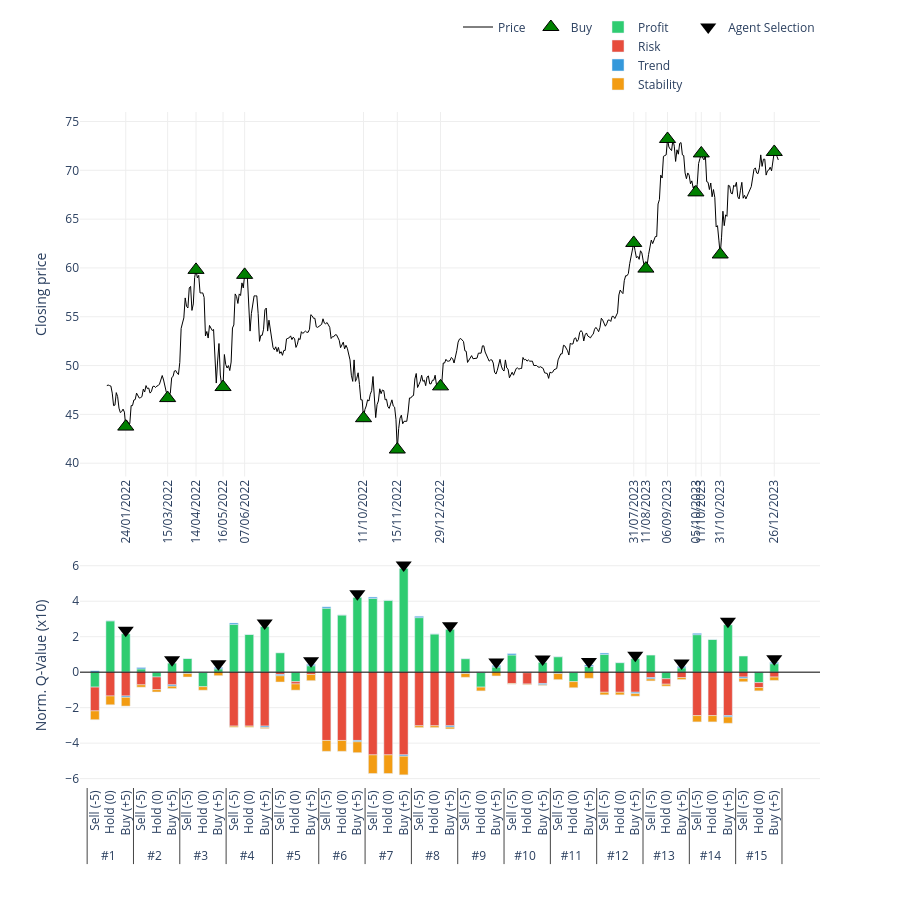

The notebook cell saved with this chart:
### Code cell
# 2. Gọi hàm vẽ (Truyền đúng tên biến vào)
plot_agent_reasoning_minimalist(
    ticker='FPT',                    # Tên mã cổ phiếu hiển thị trên tiêu đề
    df_price=df_processed_test_FPT,  # Dữ liệu giá
    actions=actions_FPT,             # Hành động thực tế
    q_history=q_values_history_FPT,      # Lịch sử Q-value (Input quan trọng)
    critical_indices=index_list_FPT,     # Danh sách các điểm cần vẽ
    scale=10                       # Thang đo hiển thị (để cột cao khoảng 50 đơn vị cho đẹp)
)

### Figure 1 — Plotly figure (JSON) as saved in the notebook; plotly's stock layout.template omitted (floating-point values rounded to 4 significant figures; data arrays with more than 128 entries replaced by an {"elided": "..."} marker saying what was removed)
{"data": [{"hoverinfo": "x+y", "line": {"color": "black", "width": 1}, "mode": "lines", "name": "Price", "type": "scatter", "x": {"elided": "498 str values"}, "xaxis": "x", "y": {"elided": "498 float values"}, "yaxis": "y"}, {"marker": {"color": "green", "line": {"color": "black", "width": 1}, "size": 14, "symbol": "triangle-up"}, "mode": "markers", "name": "Buy", "type": "scatter", "x": ["24/01/2022", "15/03/2022", "14/04/2022", "16/05/2022", "07/06/2022", "11/10/2022", "15/11/2022", "29/12/2022", "31/07/2023", "11/08/2023", "06/09/2023", "05/10/2023", "11/10/2023", "31/10/2023", "26/12/2023"], "xaxis": "x", "y": [43.75, 46.67, 59.8, 47.8, 59.29, 44.61, 41.4, 47.87, 62.56, 59.93, 73.21, 67.74, 71.73, 61.38, 71.88], "yaxis": "y"}, {"marker": {"color": "red", "line": {"color": "black", "width": 1}, "size": 14, "symbol": "triangle-down"}, "mode": "markers", "name": "Sell", "type": "scatter", "x": [], "xaxis": "x", "y": [], "yaxis": "y"}, {"marker": {"color": "#f1c40f", "line": {"color": "black", "width": 1}, "size": 10, "symbol": "circle"}, "mode": "markers", "name": "Hold", "type": "scatter", "x": [], "xaxis": "x", "y": [], "yaxis": "y"}, {"legendgroup": "comp", "marker": {"color": "#2ecc71"}, "name": "Profit", "type": "bar", "x": [["#1", "#1", "#1", "#2", "#2", "#2", "#3", "#3", "#3", "#4", "#4", "#4", "#5", "#5", "#5", "#6", "#6", "#6", "#7", "#7", "#7", "#8", "#8", "#8", "#9", "#9", "#9", "#10", "#10", "#10", "#11", "#11", "#11", "#12", "#12", "#12", "#13", "#13", "#13", "#14", "#14", "#14", "#15", "#15", "#15"], ["Sell (-5)", "Hold (0)", "Buy (+5)", "Sell (-5)", "Hold (0)", "Buy (+5)", "Sell (-5)", "Hold (0)", "Buy (+5)", "Sell (-5)", "Hold (0)", "Buy (+5)", "Sell (-5)", "Hold (0)", "Buy (+5)", "Sell (-5)", "Hold (0)", "Buy (+5)", "Sell (-5)", "Hold (0)", "Buy (+5)", "Sell (-5)", "Hold (0)", "Buy (+5)", "Sell (-5)", "Hold (0)", "Buy (+5)", "Sell (-5)", "Hold (0)", "Buy (+5)", "Sell (-5)", "Hold (0)", "Buy (+5)", "Sell (-5)", "Hold (0)", "Buy (+5)", "Sell (-5)", "Hold (0)", "Buy (+5)", "Sell (-5)", "Hold (0)", "Buy (+5)", "Sell (-5)", "Hold (0)", "Buy (+5)"]], "xaxis": "x2", "y": [-0.8416, 2.897, 2.163, 0.1856, -0.2706, 0.5072, 0.773, -0.8192, 0.1957, 2.697, 2.129, 2.568, 1.089, -0.5342, 0.3639, 3.607, 3.226, 4.216, 4.157, 4.055, 5.847, 3.075, 2.156, 2.413, 0.7649, -0.8426, 0.3041, 0.9688, -0.03055, 0.5477, 0.874, -0.5329, 0.3285, 1.0, 0.5402, 0.7575, 0.9629, -0.3719, 0.2447, 2.115, 1.847, 2.669, 0.9097, -0.5879, 0.479], "yaxis": "y2"}, {"legendgroup": "comp", "marker": {"color": "#e74c3c"}, "name": "Risk", "type": "bar", "x": [["#1", "#1", "#1", "#2", "#2", "#2", "#3", "#3", "#3", "#4", "#4", "#4", "#5", "#5", "#5", "#6", "#6", "#6", "#7", "#7", "#7", "#8", "#8", "#8", "#9", "#9", "#9", "#10", "#10", "#10", "#11", "#11", "#11", "#12", "#12", "#12", "#13", "#13", "#13", "#14", "#14", "#14", "#15", "#15", "#15"], ["Sell (-5)", "Hold (0)", "Buy (+5)", "Sell (-5)", "Hold (0)", "Buy (+5)", "Sell (-5)", "Hold (0)", "Buy (+5)", "Sell (-5)", "Hold (0)", "Buy (+5)", "Sell (-5)", "Hold (0)", "Buy (+5)", "Sell (-5)", "Hold (0)", "Buy (+5)", "Sell (-5)", "Hold (0)", "Buy (+5)", "Sell (-5)", "Hold (0)", "Buy (+5)", "Sell (-5)", "Hold (0)", "Buy (+5)", "Sell (-5)", "Hold (0)", "Buy (+5)", "Sell (-5)", "Hold (0)", "Buy (+5)", "Sell (-5)", "Hold (0)", "Buy (+5)", "Sell (-5)", "Hold (0)", "Buy (+5)", "Sell (-5)", "Hold (0)", "Buy (+5)", "Sell (-5)", "Hold (0)", "Buy (+5)"]], "xaxis": "x2", "y": [-1.342, -1.342, -1.342, -0.7147, -0.7147, -0.7147, 0, 0, 0, -3.041, -3.041, -3.041, -0.1292, -0.1292, -0.1292, -3.85, -3.85, -3.85, -4.663, -4.663, -4.663, -3.023, -3.023, -3.023, 0, 0, 0, -0.6371, -0.6371, -0.6371, 0, 0, 0, -1.132, -1.132, -1.132, -0.3064, -0.3064, -0.3064, -2.449, -2.449, -2.449, -0.2753, -0.2753, -0.2753], "yaxis": "y2"}, {"legendgroup": "comp", "marker": {"color": "#3498db"}, "name": "Trend", "type": "bar", "x": [["#1", "#1", "#1", "#2", "#2", "#2", "#3", "#3", "#3", "#4", "#4", "#4", "#5", "#5", "#5", "#6", "#6", "#6", "#7", "#7", "#7", "#8", "#8", "#8", "#9", "#9", "#9", "#10", "#10", "#10", "#11", "#11", "#11", "#12", "#12", "#12", "#13", "#13", "#13", "#14", "#14", "#14", "#15", "#15", "#15"], ["Sell (-5)", "Hold (0)", "Buy (+5)", "Sell (-5)", "Hold (0)", "Buy (+5)", "Sell (-5)", "Hold (0)", "Buy (+5)", "Sell (-5)", "Hold (0)", "Buy (+5)", "Sell (-5)", "Hold (0)", "Buy (+5)", "Sell (-5)", "Hold (0)", "Buy (+5)", "Sell (-5)", "Hold (0)", "Buy (+5)", "Sell (-5)", "Hold (0)", "Buy (+5)", "Sell (-5)", "Hold (0)", "Buy (+5)", "Sell (-5)", "Hold (0)", "Buy (+5)", "Sell (-5)", "Hold (0)", "Buy (+5)", "Sell (-5)", "Hold (0)", "Buy (+5)", "Sell (-5)", "Hold (0)", "Buy (+5)", "Sell (-5)", "Hold (0)", "Buy (+5)", "Sell (-5)", "Hold (0)", "Buy (+5)"]], "xaxis": "x2", "y": [0.07578, 0, -0.07578, 0.07578, 0, -0.07578, -0.07578, 0, 0.07578, 0.07578, 0, -0.07578, -0.07578, 0, 0.07578, 0.07578, 0, -0.07578, 0.07578, 0, -0.07578, 0.07578, 0, -0.07578, -0.07578, 0, 0.07578, 0.07578, 0, -0.07578, -0.07578, 0, 0.07578, 0.07578, 0, -0.07578, -0.07578, 0, 0.07578, 0.07578, 0, -0.07578, -0.07578, 0, 0.07578], "yaxis": "y2"}, {"legendgroup": "comp", "marker": {"color": "#f39c12"}, "name": "Stability", "type": "bar", "x": [["#1", "#1", "#1", "#2", "#2", "#2", "#3", "#3", "#3", "#4", "#4", "#4", "#5", "#5", "#5", "#6", "#6", "#6", "#7", "#7", "#7", "#8", "#8", "#8", "#9", "#9", "#9", "#10", "#10", "#10", "#11", "#11", "#11", "#12", "#12", "#12", "#13", "#13", "#13", "#14", "#14", "#14", "#15", "#15", "#15"], ["Sell (-5)", "Hold (0)", "Buy (+5)", "Sell (-5)", "Hold (0)", "Buy (+5)", "Sell (-5)", "Hold (0)", "Buy (+5)", "Sell (-5)", "Hold (0)", "Buy (+5)", "Sell (-5)", "Hold (0)", "Buy (+5)", "Sell (-5)", "Hold (0)", "Buy (+5)", "Sell (-5)", "Hold (0)", "Buy (+5)", "Sell (-5)", "Hold (0)", "Buy (+5)", "Sell (-5)", "Hold (0)", "Buy (+5)", "Sell (-5)", "Hold (0)", "Buy (+5)", "Sell (-5)", "Hold (0)", "Buy (+5)", "Sell (-5)", "Hold (0)", "Buy (+5)", "Sell (-5)", "Hold (0)", "Buy (+5)", "Sell (-5)", "Hold (0)", "Buy (+5)", "Sell (-5)", "Hold (0)", "Buy (+5)"]], "xaxis": "x2", "y": [-0.4959, -0.4959, -0.4959, -0.132, -0.132, -0.132, -0.1977, -0.1977, -0.1977, -0.06315, -0.06315, -0.06315, -0.3504, -0.3504, -0.3504, -0.6129, -0.6129, -0.6129, -1.049, -1.049, -1.049, -0.1006, -0.1006, -0.1006, -0.2137, -0.2137, -0.2137, -0.03784, -0.03784, -0.03784, -0.3451, -0.3451, -0.3451, -0.1462, -0.1462, -0.1462, -0.1107, -0.1107, -0.1107, -0.3545, -0.3545, -0.3545, -0.19, -0.19, -0.19], "yaxis": "y2"}, {"marker": {"color": "black", "size": 14, "symbol": "triangle-down"}, "mode": "markers", "name": "Agent Selection", "showlegend": true, "type": "scatter", "x": [["#1", "#2", "#3", "#4", "#5", "#6", "#7", "#8", "#9", "#10", "#11", "#12", "#13", "#14", "#15"], ["Buy (+5)", "Buy (+5)", "Buy (+5)", "Buy (+5)", "Buy (+5)", "Buy (+5)", "Buy (+5)", "Buy (+5)", "Buy (+5)", "Buy (+5)", "Buy (+5)", "Buy (+5)", "Buy (+5)", "Buy (+5)", "Buy (+5)"]], "xaxis": "x2", "y": [2.363, 0.7072, 0.4715, 2.768, 0.6397, 4.416, 6.047, 2.613, 0.5799, 0.7477, 0.6043, 0.9575, 0.5205, 2.869, 0.7548], "yaxis": "y2"}], "layout": {"bargap": 0.4, "bargroupgap": 0.05, "barmode": "relative", "height": 900, "legend": {"orientation": "h", "x": 1, "xanchor": "right", "y": 1.02, "yanchor": "bottom"}, "plot_bgcolor": "white", "shapes": [{"line": {"color": "black", "dash": "solid", "width": 1}, "type": "line", "x0": 0, "x1": 1, "xref": "x2 domain", "y0": 0, "y1": 0, "yref": "y2"}], "showlegend": true, "xaxis": {"anchor": "y", "domain": [0, 1], "gridcolor": "#eee", "rangeslider": {"visible": false}, "showgrid": true, "tickangle": -90, "tickmode": "array", "ticktext": ["24/01/2022", "15/03/2022", "14/04/2022", "16/05/2022", "07/06/2022", "11/10/2022", "15/11/2022", "29/12/2022", "31/07/2023", "11/08/2023", "06/09/2023", "05/10/2023", "11/10/2023", "31/10/2023", "26/12/2023"], "tickvals": ["24/01/2022", "15/03/2022", "14/04/2022", "16/05/2022", "07/06/2022", "11/10/2022", "15/11/2022", "29/12/2022", "31/07/2023", "11/08/2023", "06/09/2023", "05/10/2023", "11/10/2023", "31/10/2023", "26/12/2023"]}, "xaxis2": {"anchor": "y2", "domain": [0, 1], "showticklabels": true, "tickangle": -90, "title": {"text": ""}, "type": "multicategory"}, "yaxis": {"anchor": "x", "domain": [0.46, 1], "gridcolor": "#eee", "showgrid": true, "title": {"text": "Closing price"}}, "yaxis2": {"anchor": "x2", "domain": [0, 0.36], "gridcolor": "#eee", "showgrid": true, "title": {"text": "Norm. Q-Value (x10)"}}}}
